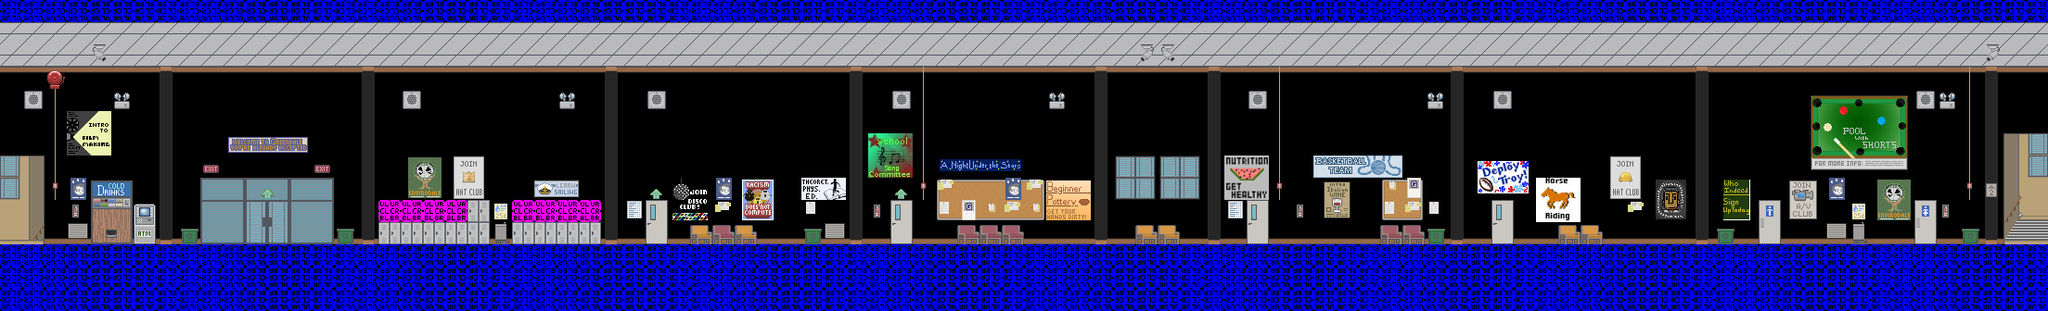

The image is a tile-based game level rendered from a .tmx file. Its description and source (layers, tilesets, objects; grid data summarised) follow:
An orthogonal 92x14 tile map with 24x24 px tiles, 4 tile layers (Tile Layer 1, Tile Layer 2, Tile Layer 3, collision), 2 tilesets and 19 objects (10x info, 5x door, 4x firealarm).

<map version="1.0" orientation="orthogonal" width="92" height="14" tilewidth="24" tileheight="24">
 <properties>
  <property name="autosave" value="false" />
  <property name="blue" value="153" />
  <property name="green" value="195" />
  <property name="red" value="219" />
  <property name="soundtrack" value="greendale-alt" />
  <property name="title" value="Class Hallway 1" />
 </properties>
 <tileset firstgid="1" name="greendale-hallways" tilewidth="24" tileheight="24">
  <image source="../images/tilesets/greendale-hallways.png" width="576" height="480" />
 </tileset>
 <tileset firstgid="481" name="collisions" tilewidth="24" tileheight="24">
  <image source="../images/tilesets/collisions.png" width="512" height="512" />
 </tileset>
 <layer name="Tile Layer 1" width="92" height="14">
  <data>[1288 cells, 643 non-empty, 40 distinct tile ids]</data>
 </layer>
 <layer name="Tile Layer 2" width="92" height="14">
  <data>[1288 cells, 295 non-empty, 65 distinct tile ids]</data>
 </layer>
 <layer name="Tile Layer 3" width="92" height="14">
  <data>[1288 cells, 140 non-empty, 63 distinct tile ids]</data>
 </layer>
 <layer name="collision" width="92" height="14">
  <data>[1288 cells, 376 non-empty, 2 distinct tile ids]</data>
 </layer>
 <objectgroup name="nodes" width="92" height="14">
  <object name="classHallway2" type="door" x="2160" y="216" width="48" height="48">
   <properties>
    <property name="level" value="class-hallway-2" />
    <property name="sound" value="false" />
    <property name="to" value="main" />
   </properties>
  </object>
  <object name="main" type="door" x="264" y="216" width="48" height="48">
   <properties>
    <property name="level" value="greendale-exterior" />
    <property name="to" value="classHallway" />
   </properties>
  </object>
  <object name="basement" type="door" x="0" y="216" width="48" height="48">
   <properties>
    <property name="level" value="class-basement" />
    <property name="sound" value="false" />
    <property name="to" value="main" />
   </properties>
  </object>
  <object type="firealarm" x="48" y="216" width="24" height="72" />
  <object type="firealarm" x="984" y="216" width="24" height="72" />
  <object type="firealarm" x="1368" y="216" width="24" height="72" />
  <object type="firealarm" x="2112" y="216" width="24" height="72" />
  <object type="info" x="99" y="202" width="39" height="71">
   <properties>
    <property name="info" value="What is Abed's special drink?" />
   </properties>
  </object>
  <object type="info" x="144" y="225" width="23" height="47">
   <properties>
    <property name="info" value="Insufficient funds!" />
   </properties>
  </object>
  <object type="info" x="528" y="216" width="22" height="56">
   <properties>
    <property name="info" value="$0.25 per sip; no sharing." />
   </properties>
  </object>
  <object type="info" x="1992" y="216" width="23" height="57">
   <properties>
    <property name="info" value="$0.25 per sip; no returns." />
   </properties>
  </object>
  <object type="info" x="2090" y="217" width="16" height="56">
   <properties>
    <property name="info" value="The extinguisher reads ... | Expires in 1982." />
   </properties>
  </object>
  <object type="info" x="77" y="216" width="12" height="56">
   <properties>
    <property name="info" value="The extinguisher reads ... | For entertainment purposes only" />
   </properties>
  </object>
  <object type="info" x="2064" y="216" width="24" height="48">
   <properties>
    <property name="info" value="Cleaning in progress.|Please use the restrooms at Borchert Hall." />
   </properties>
  </object>
  <object type="info" x="1896" y="216" width="24" height="48">
   <properties>
    <property name="info" value="Cleaning in progress.|Please use the restrooms at Borchert Hall." />
   </properties>
  </object>
  <object type="info" x="1608" y="216" width="24" height="48">
   <properties>
    <property name="info" value="This door is locked." />
   </properties>
  </object>
  <object type="info" x="1344" y="216" width="24" height="48">
   <properties>
    <property name="info" value="This door is locked." />
   </properties>
  </object>
  <object name="frythat" type="door" x="960" y="216" width="24" height="48">
   <properties>
    <property name="level" value="greendale-fry" />
    <property name="to" value="main" />
   </properties>
  </object>
  <object name="ladders" type="door" x="696" y="216" width="24" height="48">
   <properties>
    <property name="level" value="greendale-ladders" />
    <property name="to" value="main" />
   </properties>
  </object>
 </objectgroup>
</map>
